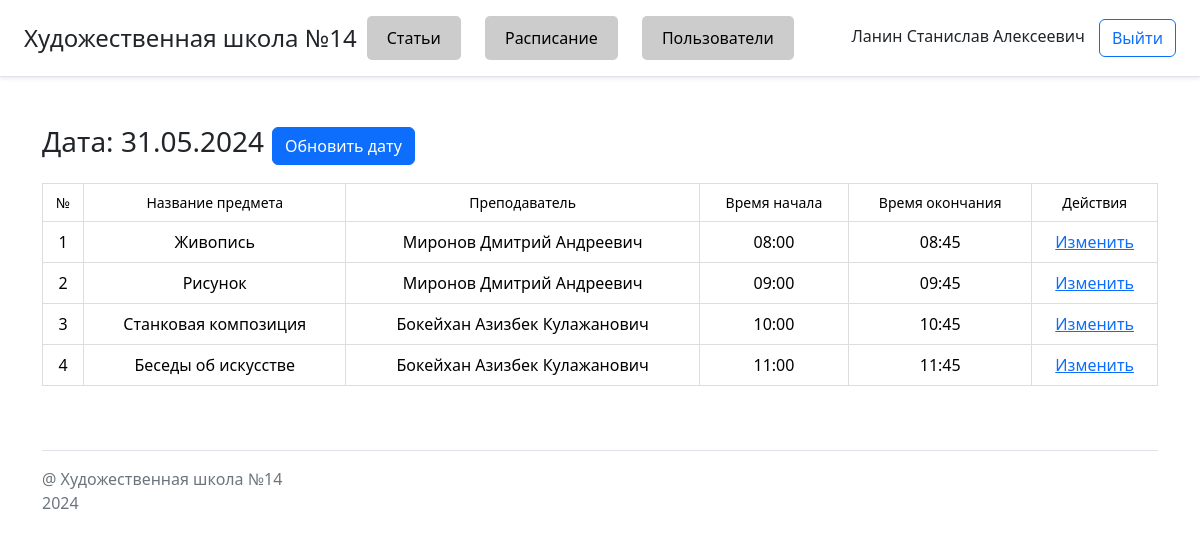
The page /admin/schedule2.php (signed in) on the database its author committed.
### tables this page shows
CREATE TABLE `lesson_date` (
  `id` int(1) NOT NULL,
  `date` date NOT NULL
);

CREATE TABLE `schedule` (
  `id` int(1) NOT NULL,
  `subject_id` int(1) NOT NULL,
  `teacher_id` int(3) NOT NULL,
  `time_start` time NOT NULL,
  `time_end` time NOT NULL,
  `date_id` int(1) NOT NULL
);

CREATE TABLE `subjects` (
  `id` int(2) NOT NULL,
  `name` varchar(75) NOT NULL
);

CREATE TABLE `users` (
  `id` int(11) NOT NULL,
  `full_name` varchar(45) NOT NULL,
  `login` varchar(7) DEFAULT NULL,
  `password` varchar(45) NOT NULL,
  `phone` bigint(11) NOT NULL,
  `roles_id` int(1) DEFAULT NULL
);

### admin/schedule2.php (the view, shortened to what this page needs)
<?php
require_once '../connect.php';
$dateQuery = mysqli_query($connect, "SELECT date FROM lesson_date LIMIT 1");
$row = mysqli_fetch_assoc($dateQuery);
$lessonDate = $row['date'];
$lessonDateFormatted = date("d.m.Y", strtotime($lessonDate));
$result = mysqli_query($connect, "SELECT schedule.id, subjects.name, users.full_name AS teacher_name,
                                  SUBSTRING(schedule.time_start, 1, 5) AS time_start,
                                  SUBSTRING(schedule.time_end, 1, 5) AS time_end
                                  FROM schedule
                                  INNER JOIN subjects ON schedule.subject_id = subjects.id
                                  INNER JOIN users ON schedule.teacher_id = users.id
                                  ORDER BY schedule.time_start");
?>
<!DOCTYPE html>
<html lang="ru">
<head>
    <link rel="stylesheet" href="../css/style.css">
    <link rel="stylesheet" href="https://cdn.jsdelivr.net/npm/bootstrap@5.2.2/dist/css/bootstrap.min.css">
</head>
<body>
<?php if(!empty($_SESSION['users']['full_name'])):?>
    <?php require "../blocks/admin_header.php" ?>
    <div class="container mt-5">
        <div class="mb-3 d-flex align-items-center">
            <h3 class="me-2">Дата: <?= $lessonDateFormatted ?></h3>
            <form method="post" class="d-inline">
                <button type="submit" name="update_date" class="btn btn-primary">Обновить дату</button>
            </form>
        </div>
        <table width="1000" class="table">
            <thead>
                <tr>
                    <th>№</th>
                    <th>Название предмета</th>
                    <th>Преподаватель</th>
                    <th>Время начала</th>
                    <th>Время окончания</th>
                    <th>Действия</th>
                </tr>
            </thead>
            <tbody>
                <?php
                while ($row = mysqli_fetch_assoc($result)) {
                    echo "<tr>";
                    echo "<td>" . $row['id'] . "</td>";
                    echo "<td>" . $row['name'] . "</td>";
                    echo "<td>" . $row['teacher_name'] . "</td>";
                    echo "<td>" . $row['time_start'] . "</td>";
                    echo "<td>" . $row['time_end'] . "</td>";
                    echo "<td><a href='update2.php?id=" . $row['id'] . "'>Изменить</a></td>";
                    echo "</tr>";
                }
                ?>
            </tbody>
        </table>
    </div>
    <?php require "../blocks/footer.php" ?>
<?php else:
    echo '<h3 class="p-2 text-dark text-decoration-none">Отказано</h3>';
    echo '<a href="/" class="btn btn-primary">На главную</a>';
    ?>
<?php endif ?>
</body>
</html>

### css/style.css (style rules this page uses)
th { font-weight: normal; font-size: 14px; color: #000000; margin-right: unset; margin-left: unset; padding: 10px 12px; background: white; }
td { color: #000000; border-top: 1px solid white; padding: 10px 12px; background: rgb(255, 255, 255); transition: .3s; text-align: justify; }
.table { width: 100%; border-collapse: collapse; }
.table th, .table td { padding: 8px; border: 1px solid #ddd; text-align: center; }
.table th { background-color: #f2f2f2; }

### rows shown on the page
lesson_date: date "31.05.2024"
schedule: id "1", subject.name "Живопись", teacher.full_name "Миронов Дмитрий Андреевич", time_start "08:00", time_end "08:45"
schedule: id "2", subject.name "Рисунок", teacher.full_name "Миронов Дмитрий Андреевич", time_start "09:00", time_end "09:45"
schedule: id "3", subject.name "Станковая композиция", teacher.full_name "Бокейхан Азизбек Кулажанович", time_start "10:00", time_end "10:45"
schedule: id "4", subject.name "Беседы об искусстве", teacher.full_name "Бокейхан Азизбек Кулажанович", time_start "11:00", time_end "11:45"

### other values the page prints
$_SESSION['users']['full_name'] "Ланин Станислав Алексеевич"
